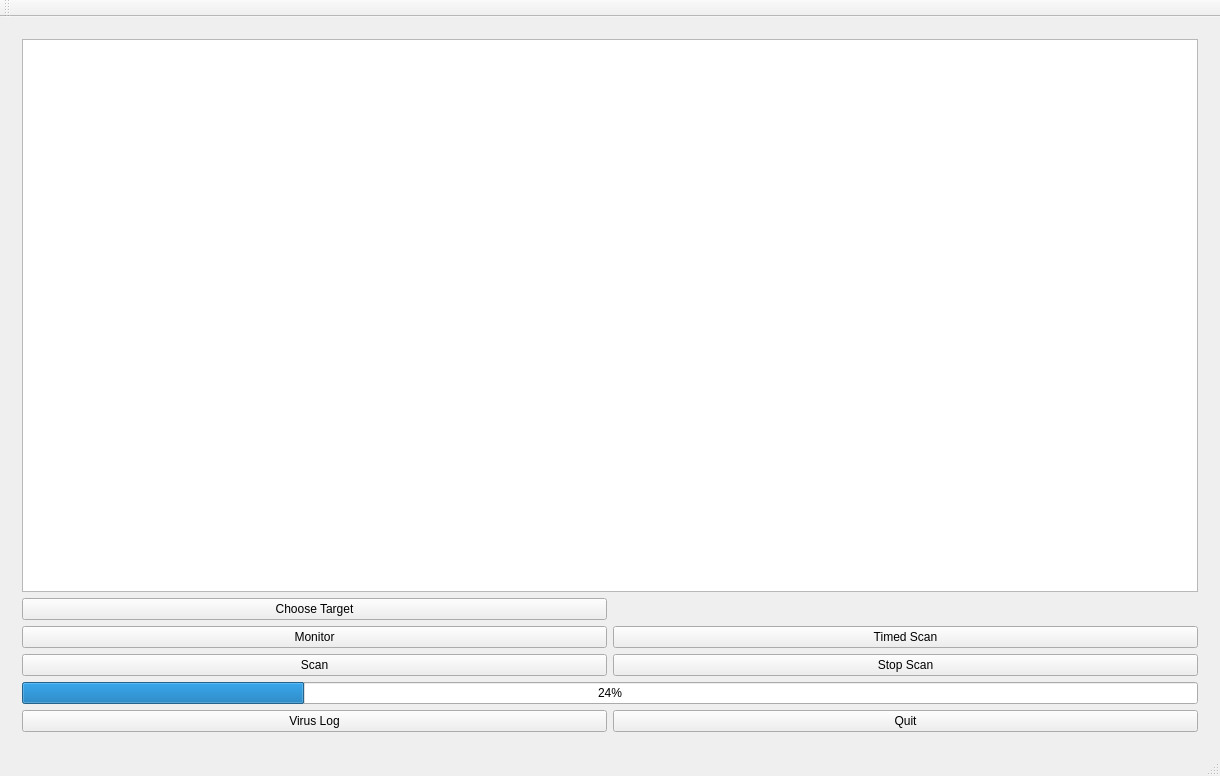
<?xml version="1.0" encoding="UTF-8"?>
<ui version="4.0">
 <class>ClientClass</class>
 <widget class="QMainWindow" name="ClientClass">
  <property name="geometry">
   <rect>
    <x>0</x>
    <y>0</y>
    <width>1220</width>
    <height>776</height>
   </rect>
  </property>
  <property name="windowTitle">
   <string>Client</string>
  </property>
  <widget class="QWidget" name="centralWidget">
   <layout class="QGridLayout" name="gridLayout">
    <item row="0" column="0">
     <widget class="QStackedWidget" name="stackedWidget">
      <property name="currentIndex">
       <number>0</number>
      </property>
      <widget class="QWidget" name="mainpage">
       <layout class="QGridLayout" name="gridLayout_3">
        <item row="0" column="0">
         <widget class="QTextEdit" name="liveLog"/>
        </item>
        <item row="1" column="0">
         <layout class="QHBoxLayout" name="horizontalLayout_7">
          <item>
           <widget class="QPushButton" name="targetButton">
            <property name="text">
             <string>Choose Target</string>
            </property>
           </widget>
          </item>
          <item>
           <widget class="QLabel" name="pathLabel">
            <property name="text">
             <string/>
            </property>
           </widget>
          </item>
         </layout>
        </item>
        <item row="4" column="0">
         <widget class="QProgressBar" name="progressBar">
          <property name="value">
           <number>24</number>
          </property>
         </widget>
        </item>
        <item row="5" column="0">
         <layout class="QHBoxLayout" name="horizontalLayout_10">
          <item>
           <widget class="QPushButton" name="logButton">
            <property name="text">
             <string>Virus Log</string>
            </property>
           </widget>
          </item>
          <item>
           <widget class="QPushButton" name="quitButton">
            <property name="text">
             <string>Quit</string>
            </property>
           </widget>
          </item>
         </layout>
        </item>
        <item row="2" column="0">
         <layout class="QHBoxLayout" name="horizontalLayout_8">
          <item>
           <widget class="QPushButton" name="monitorButton">
            <property name="text">
             <string>Monitor</string>
            </property>
           </widget>
          </item>
          <item>
           <widget class="QPushButton" name="timmerButton">
            <property name="text">
             <string>Timed Scan</string>
            </property>
           </widget>
          </item>
         </layout>
        </item>
        <item row="3" column="0">
         <layout class="QHBoxLayout" name="horizontalLayout_9">
          <item>
           <widget class="QPushButton" name="scanButton">
            <property name="text">
             <string>Scan</string>
            </property>
           </widget>
          </item>
          <item>
           <widget class="QPushButton" name="stopScanButton">
            <property name="text">
             <string>Stop Scan</string>
            </property>
           </widget>
          </item>
         </layout>
        </item>
       </layout>
      </widget>
      <widget class="QWidget" name="Quarantine">
       <layout class="QGridLayout" name="gridLayout_4">
        <item row="1" column="0">
         <widget class="QPushButton" name="returnButton">
          <property name="text">
           <string>Return</string>
          </property>
         </widget>
        </item>
        <item row="1" column="1">
         <widget class="QPushButton" name="delButton">
          <property name="text">
           <string>Delete</string>
          </property>
         </widget>
        </item>
        <item row="0" column="0" colspan="2">
         <widget class="QListWidget" name="virusLog"/>
        </item>
       </layout>
      </widget>
      <widget class="QWidget" name="Monitor">
       <layout class="QGridLayout" name="gridLayout_2">
        <item row="0" column="0" colspan="3">
         <widget class="QTableWidget" name="monitorLog">
          <column>
           <property name="text">
            <string>Path</string>
           </property>
          </column>
         </widget>
        </item>
        <item row="1" column="0">
         <widget class="QPushButton" name="monitorBrowse">
          <property name="text">
           <string>Browse</string>
          </property>
         </widget>
        </item>
        <item row="1" column="1">
         <widget class="QLineEdit" name="monitorPath">
          <property name="font">
           <font>
            <pointsize>10</pointsize>
           </font>
          </property>
         </widget>
        </item>
        <item row="2" column="0">
         <widget class="QPushButton" name="returnButton3">
          <property name="text">
           <string>Return</string>
          </property>
         </widget>
        </item>
        <item row="2" column="1">
         <widget class="QPushButton" name="monitorStart">
          <property name="text">
           <string>Start Monitor</string>
          </property>
         </widget>
        </item>
        <item row="2" column="2">
         <widget class="QPushButton" name="monitorStop">
          <property name="text">
           <string>Stop Monitor</string>
          </property>
         </widget>
        </item>
       </layout>
      </widget>
      <widget class="QWidget" name="TimerScan">
       <layout class="QGridLayout" name="gridLayout_9">
        <item row="0" column="0" colspan="3">
         <widget class="QTableWidget" name="timmerLog">
          <column>
           <property name="text">
            <string>Path</string>
           </property>
          </column>
          <column>
           <property name="text">
            <string>Time</string>
           </property>
          </column>
         </widget>
        </item>
        <item row="1" column="0">
         <widget class="QPushButton" name="timmerBrowse">
          <property name="text">
           <string>Browse</string>
          </property>
         </widget>
        </item>
        <item row="1" column="1">
         <widget class="QLineEdit" name="timmerPath">
          <property name="font">
           <font>
            <pointsize>10</pointsize>
           </font>
          </property>
         </widget>
        </item>
        <item row="2" column="0">
         <widget class="QPushButton" name="returnButton2">
          <property name="text">
           <string>Return</string>
          </property>
         </widget>
        </item>
        <item row="2" column="1">
         <widget class="QPushButton" name="timmerStart">
          <property name="text">
           <string>Timed Scan Start</string>
          </property>
         </widget>
        </item>
        <item row="2" column="2">
         <widget class="QPushButton" name="timmerStop">
          <property name="text">
           <string>Stop Scan</string>
          </property>
         </widget>
        </item>
        <item row="1" column="2">
         <widget class="QTimeEdit" name="timmerClock"/>
        </item>
       </layout>
      </widget>
     </widget>
    </item>
   </layout>
  </widget>
  <widget class="QMenuBar" name="menuBar">
   <property name="geometry">
    <rect>
     <x>0</x>
     <y>0</y>
     <width>1220</width>
     <height>22</height>
    </rect>
   </property>
  </widget>
  <widget class="QToolBar" name="mainToolBar">
   <attribute name="toolBarArea">
    <enum>TopToolBarArea</enum>
   </attribute>
   <attribute name="toolBarBreak">
    <bool>false</bool>
   </attribute>
  </widget>
  <widget class="QStatusBar" name="statusBar"/>
 </widget>
 <layoutdefault spacing="6" margin="11"/>
 <resources>
  <include location="Client.qrc"/>
 </resources>
 <connections/>
</ui>
